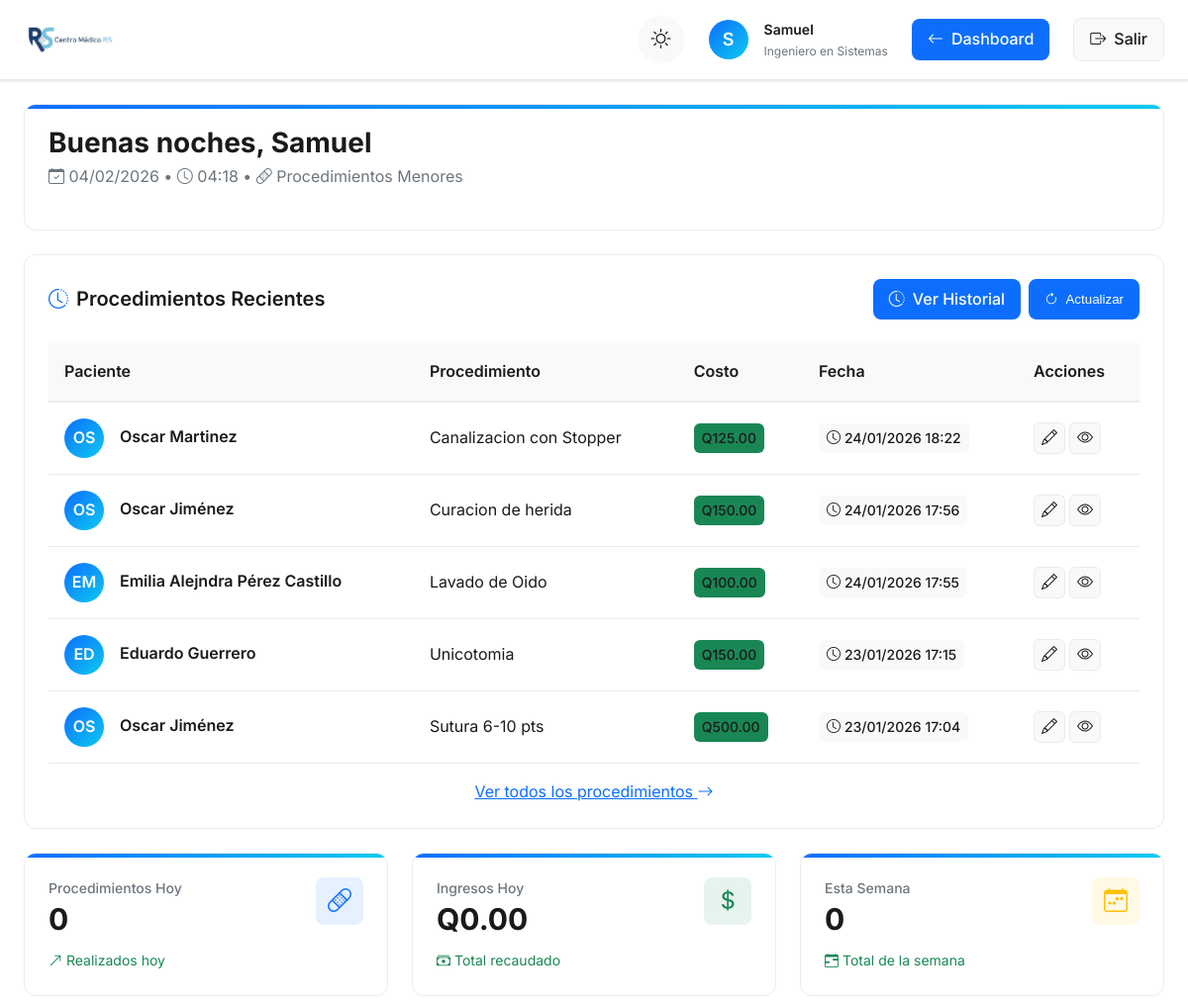
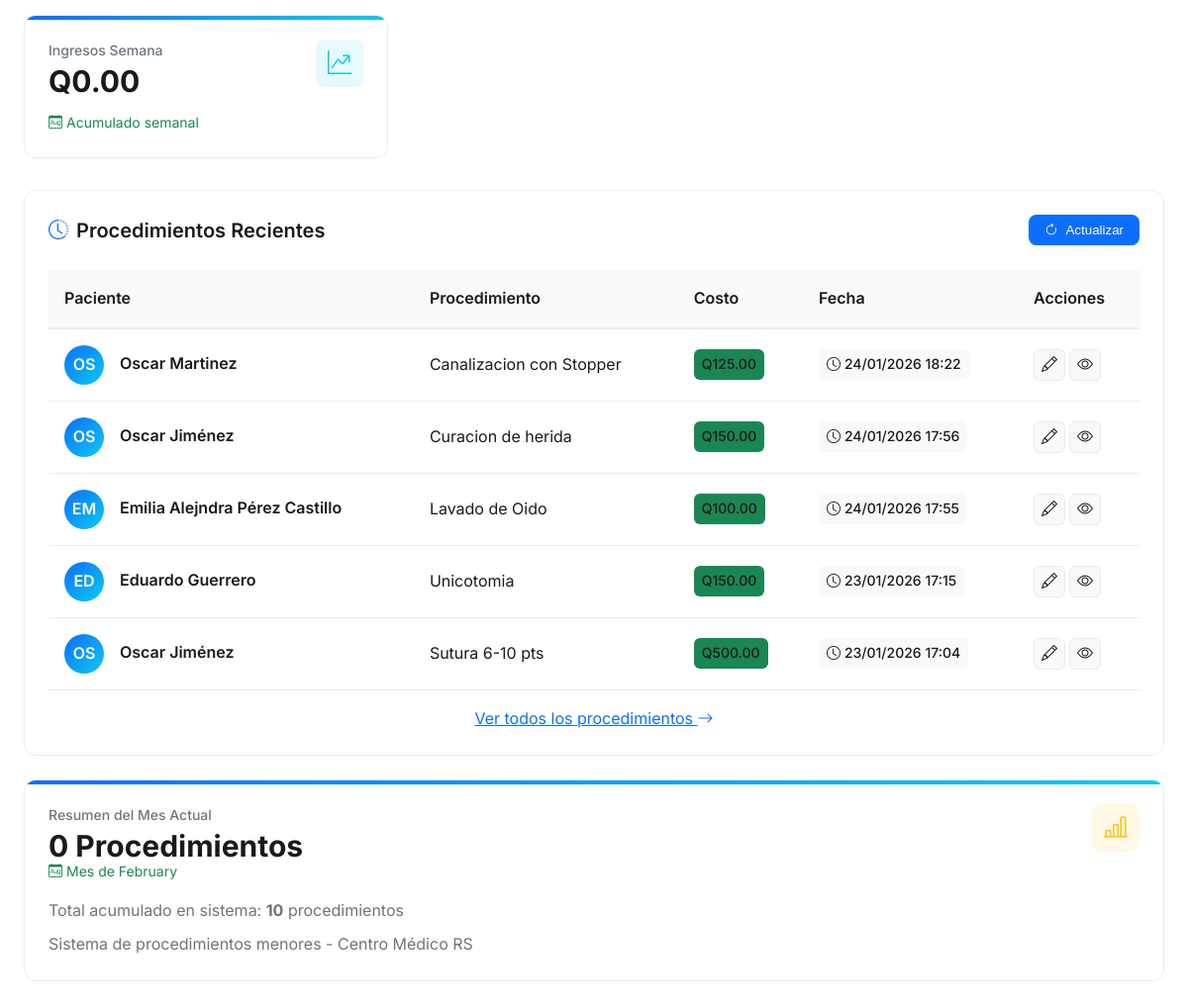
Page /php/minor_procedures/index.php (signed in) on the committed database (2 pictures, top to bottom).
### tables this page shows
CREATE TABLE `procedimientos_menores` (
  `id_procedimiento` int NOT NULL,
  `id_paciente` int NOT NULL,
  `nombre_paciente` varchar(255) NOT NULL,
  `procedimiento` varchar(255) NOT NULL COMMENT 'Nombre del procedimiento (ej. Sutura, Curación)',
  `cobro` decimal(10,2) NOT NULL,
  `fecha_procedimiento` timestamp NULL DEFAULT CURRENT_TIMESTAMP,
  `usuario` varchar(255) DEFAULT NULL,
  `tipo_pago` enum('Efectivo','Tarjeta','Transferencia') DEFAULT 'Efectivo'
);

### php/minor_procedures/index.php (the view, shortened to what the rows shown need)
<?php
try {
    $database = new Database();
    $conn = $database->getConnection();
    $user_type = $_SESSION['tipoUsuario'];
    $user_name = $_SESSION['nombre'];
    $stmt = $conn->prepare("
        SELECT id_procedimiento, nombre_paciente, procedimiento, cobro, fecha_procedimiento
        FROM procedimientos_menores
        ORDER BY fecha_procedimiento DESC
        LIMIT 5
    ");
    $stmt->execute();
    $recent_procedures = $stmt->fetchAll(PDO::FETCH_ASSOC);
} catch (Exception $e) {
    error_log("Error en procedimientos menores: " . $e->getMessage());
    die("Error al cargar el módulo de procedimientos. Por favor, contacte al administrador.");
}
?>
<!DOCTYPE html>
<html lang="es" data-theme="light">
<head>
    <link rel="stylesheet" href="https://cdn.jsdelivr.net/npm/bootstrap-icons@1.10.0/font/bootstrap-icons.css">
    <link rel="stylesheet" href="https://cdn.jsdelivr.net/npm/choices.js/public/assets/styles/choices.min.css">
</head>
<body>
    <div class="dashboard-container">
        <main class="main-content">
            <div class="stat-card mb-4 animate-in">
                <div class="stat-header">
                    <div>
                        <h2 id="greeting" class="stat-value" style="font-size: 1.75rem; margin-bottom: 0.5rem;">
                            <span id="greeting-text">Buenos días</span>, <?php echo htmlspecialchars($user_name); ?>
                        </h2>
                    </div>
                </div>
            </div>
            <section class="appointments-section animate-in delay-2">
                <?php if (count($recent_procedures) > 0): ?>
                    <div class="table-responsive">
                        <table class="appointments-table">
                            <thead>
                                <tr>
                                    <th>Paciente</th>
                                    <th>Procedimiento</th>
                                    <th>Costo</th>
                                    <th>Fecha</th>
                                    <th>Acciones</th>
                                </tr>
                            </thead>
                            <tbody>
                                <?php foreach ($recent_procedures as $procedure): ?>
                                    <?php
                                    $patient_name = htmlspecialchars($procedure['nombre_paciente']);
                                    $patient_initials = strtoupper(substr($patient_name, 0, 2));
                                    ?>
                                    <tr>
                                        <td>
                                            <div class="patient-cell">
                                                <div class="patient-avatar">
                                                    <?php echo $patient_initials; ?>
                                                </div>
                                                <div class="patient-info">
                                                    <div class="patient-name"><?php echo $patient_name; ?></div>
                                                </div>
                                            </div>
                                        </td>
                                        <td>
                                            <div class="procedure-type">
                                                <?php echo htmlspecialchars($procedure['procedimiento']); ?>
                                            </div>
                                        </td>
                                        <td>
                                            <span class="time-badge bg-success text-white">
                                                Q<?php echo number_format($procedure['cobro'], 2); ?>
                                            </span>
                                        </td>
                                        <td>
                                            <span class="time-badge">
                                                <i class="bi bi-clock"></i>
                                                <?php echo date('d/m/Y H:i', strtotime($procedure['fecha_procedimiento'])); ?>
                                            </span>
                                        </td>
                                        <td>
                                            <div class="action-buttons">
                                                <a href="#" class="btn-icon edit" title="Editar">
                                                    <i class="bi bi-pencil"></i>
                                                </a>
                                                <a href="#" class="btn-icon history" title="Ver detalles">
                                                    <i class="bi bi-eye"></i>
                                                </a>
                                            </div>
                                        </td>
                                    </tr>
                                <?php endforeach; ?>
                            </tbody>
                        </table>
                    </div>
                <?php endif; ?>
            </section>
            <?php if ($user_type === 'admin'): ?>
                <section class="appointments-section animate-in delay-2">
                    <?php if (count($recent_procedures) > 0): ?>
                        <div class="table-responsive">
                            <table class="appointments-table">
                                <thead>
                                    <tr>
                                        <th>Paciente</th>
                                        <th>Procedimiento</th>
                                        <th>Costo</th>
                                        <th>Fecha</th>
                                        <th>Acciones</th>
                                    </tr>
                                </thead>
                                <tbody>
                                    <?php foreach ($recent_procedures as $procedure): ?>
                                        <?php
                                        $patient_name = htmlspecialchars($procedure['nombre_paciente']);
                                        $patient_initials = strtoupper(substr($patient_name, 0, 2));
                                        ?>
                                        <tr>
                                            <td>
                                                <div class="patient-cell">
                                                    <div class="patient-avatar">
                                                        <?php echo $patient_initials; ?>
                                                    </div>
                                                    <div class="patient-info">
                                                        <div class="patient-name"><?php echo $patient_name; ?></div>
                                                    </div>
                                                </div>
                                            </td>
                                            <td>
                                                <div class="procedure-type">
                                                    <?php echo htmlspecialchars($procedure['procedimiento']); ?>
                                                </div>
                                            </td>
                                            <td>
                                                <span class="time-badge bg-success text-white">
                                                    Q<?php echo number_format($procedure['cobro'], 2); ?>
                                                </span>
                                            </td>
                                            <td>
                                                <span class="time-badge">
                                                    <i class="bi bi-clock"></i>
                                                    <?php echo date('d/m/Y H:i', strtotime($procedure['fecha_procedimiento'])); ?>
                                                </span>
                                            </td>
                                            <td>
                                                <div class="action-buttons">
                                                    <a href="#" class="btn-icon edit" title="Editar">
                                                        <i class="bi bi-pencil"></i>
                                                    </a>
                                                    <a href="#" class="btn-icon history" title="Ver detalles">
                                                        <i class="bi bi-eye"></i>
                                                    </a>
                                                </div>
                                            </td>
                                        </tr>
                                    <?php endforeach; ?>
                                </tbody>
                            </table>
                        </div>
                    <?php endif; ?>
                </section>
            <?php endif; ?>
        </main>
    </div>
</body>
</html>

### rows in the picture
procedimientos_menores: nombre_paciente "OS", nombre_paciente "Oscar Martinez", procedimiento "Canalizacion con Stopper", cobro "125.00", fecha_procedimiento "24/01/2026 18:22"
procedimientos_menores: nombre_paciente "OS", nombre_paciente "Oscar Jiménez", procedimiento "Curacion de herida", cobro "150.00", fecha_procedimiento "24/01/2026 17:56"
procedimientos_menores: nombre_paciente "EM", nombre_paciente "Emilia Alejndra Pérez Castillo", procedimiento "Lavado de Oido", cobro "100.00", fecha_procedimiento "24/01/2026 17:55"
procedimientos_menores: nombre_paciente "ED", nombre_paciente "Eduardo Guerrero", procedimiento "Unicotomia", cobro "150.00", fecha_procedimiento "23/01/2026 17:15"
procedimientos_menores: nombre_paciente "OS", nombre_paciente "Oscar Jiménez", procedimiento "Sutura 6-10 pts", cobro "500.00", fecha_procedimiento "23/01/2026 17:04"

### other values in the picture
substr($user_name, 0, 1) "S"
$user_name "Samuel"
$user_specialty "Ingeniero en Sistemas"
$today_procedures "0"
$today_revenue "0.00"
$week_procedures "0"
$week_revenue "0.00"
$month_procedures "0"
$total_procedures "10"
